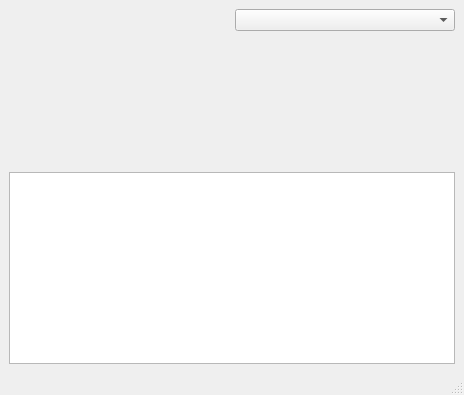
<?xml version="1.0" encoding="UTF-8"?>
<ui version="4.0">
 <class>itemClusterTest</class>
 <widget class="QMainWindow" name="itemClusterTest">
  <property name="geometry">
   <rect>
    <x>0</x>
    <y>0</y>
    <width>464</width>
    <height>395</height>
   </rect>
  </property>
  <property name="windowTitle">
   <string>Item Cluster Test</string>
  </property>
  <widget class="QWidget" name="centralwidget">
   <layout class="QGridLayout" name="gridLayout">
    <item row="2" column="0" colspan="2">
     <widget class="XTextEdit" name="_show"/>
    </item>
    <item row="1" column="1">
     <spacer name="verticalSpacer">
      <property name="orientation">
       <enum>Qt::Vertical</enum>
      </property>
      <property name="sizeHint" stdset="0">
       <size>
        <width>20</width>
        <height>40</height>
       </size>
      </property>
     </spacer>
    </item>
    <item row="0" column="1">
     <widget class="XComboBox" name="_type"/>
    </item>
    <item row="0" column="0" rowspan="2">
     <widget class="ItemCluster" name="_widget"/>
    </item>
   </layout>
  </widget>
  <widget class="QMenuBar" name="menubar">
   <property name="geometry">
    <rect>
     <x>0</x>
     <y>0</y>
     <width>464</width>
     <height>22</height>
    </rect>
   </property>
  </widget>
  <widget class="QStatusBar" name="statusbar"/>
 </widget>
 <customwidgets>
  <customwidget>
   <class>ItemCluster</class>
   <extends>QWidget</extends>
   <header>itemcluster.h</header>
  </customwidget>
  <customwidget>
   <class>XComboBox</class>
   <extends>QComboBox</extends>
   <header>xcombobox.h</header>
  </customwidget>
  <customwidget>
   <class>XTextEdit</class>
   <extends>QTextEdit</extends>
   <header>xtextedit.h</header>
  </customwidget>
 </customwidgets>
 <resources/>
 <connections/>
</ui>
